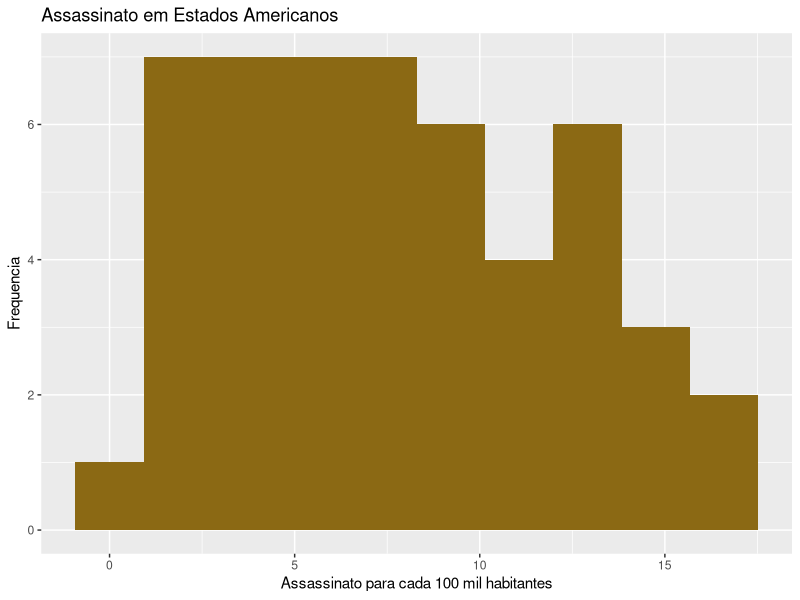
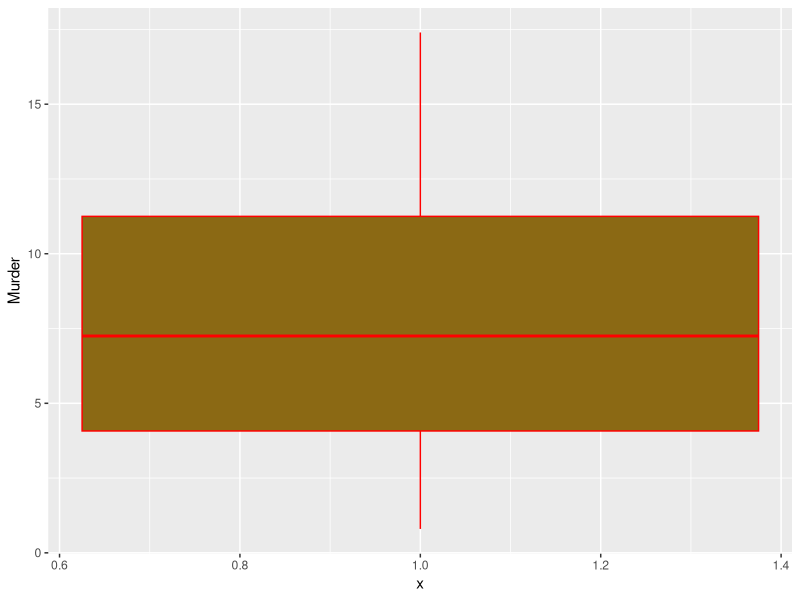
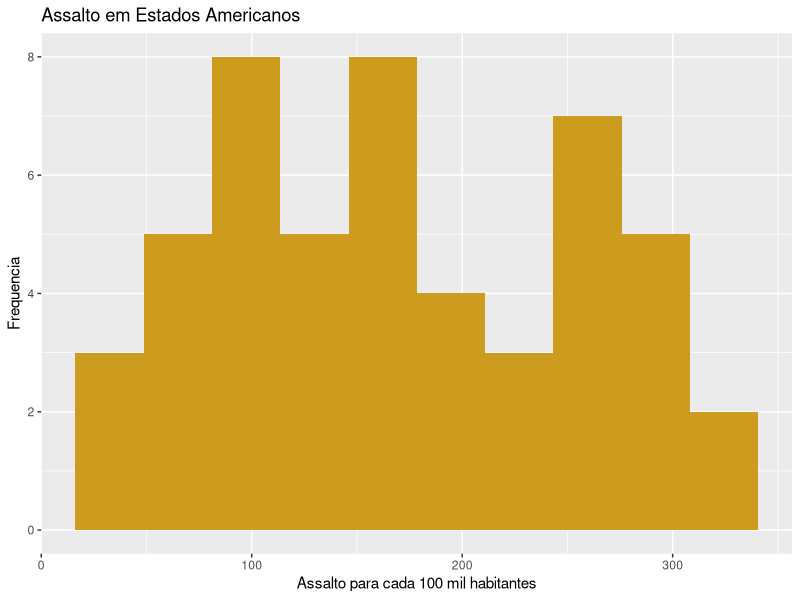
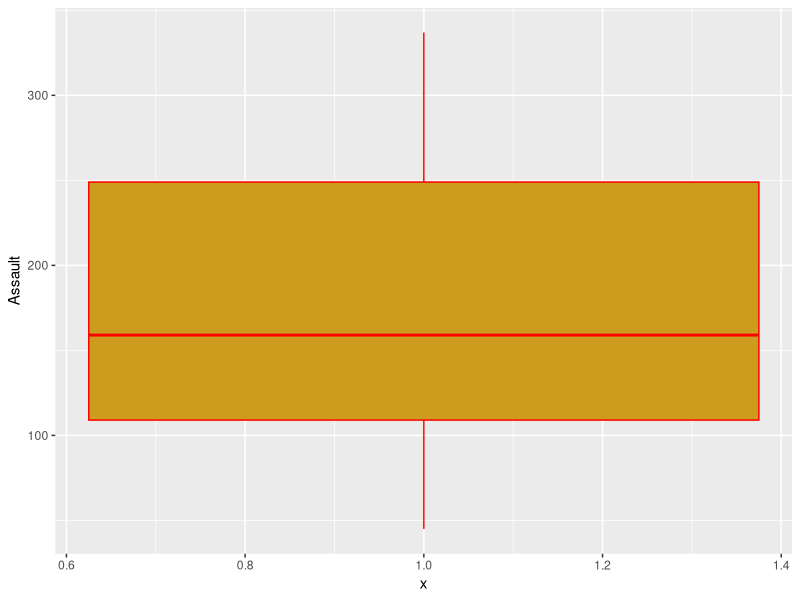
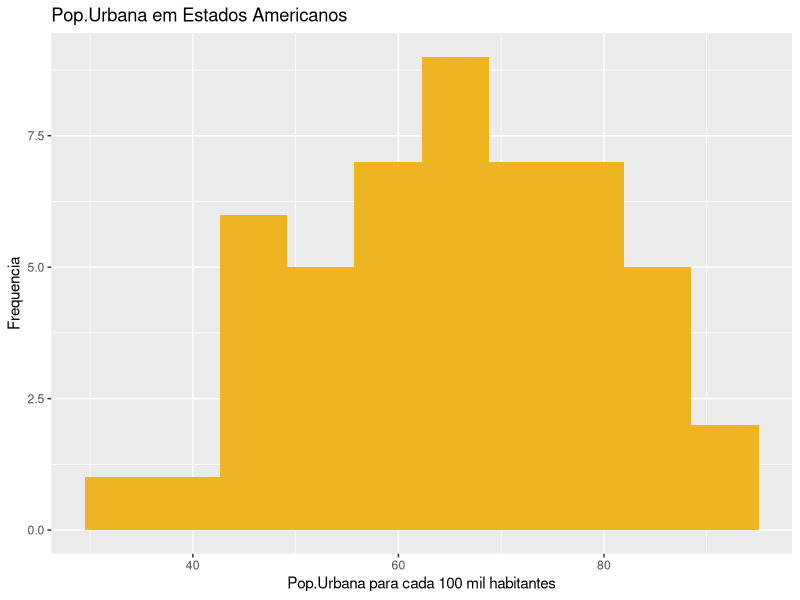
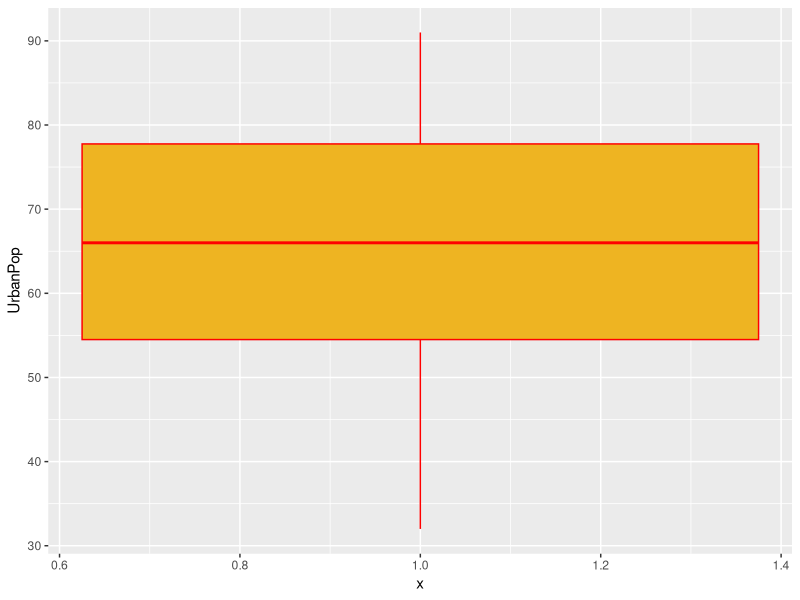
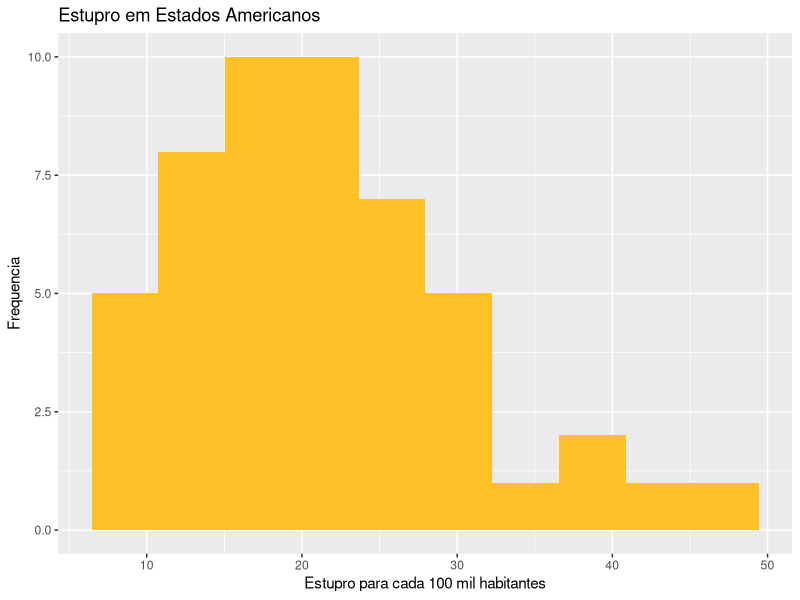
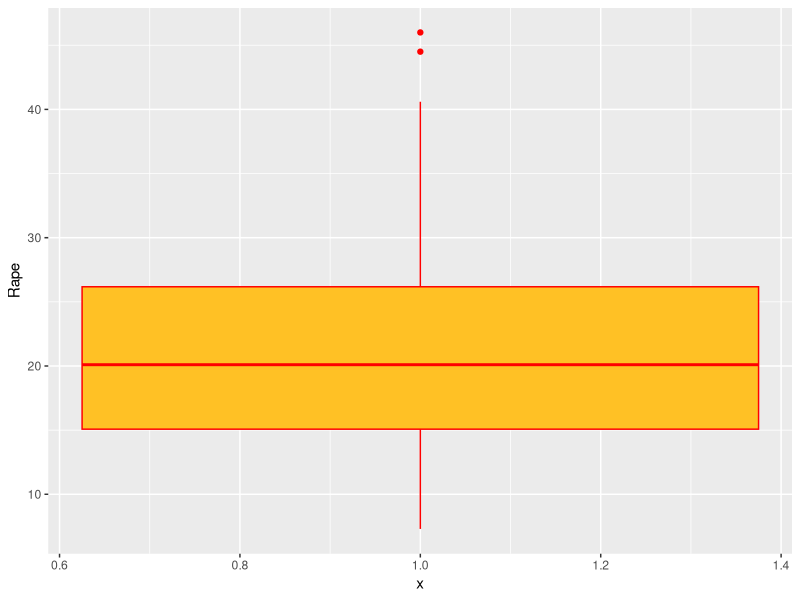

The R source for these figures, in order:
## ---- chunk 1
knitr::opts_chunk$set(echo = TRUE)
## ---- chunk 2
#install.packages("knitr")
#install.packages("rmarkdown")
#install.packages("dplyr")
#install.packages("tidyverse", dependencies = TRUE)
#install.packages("caTools")
#install.packages{"ggplot2"}
#install.packages('ggthemes')
#install.packages('ggrepel')

library(knitr)
library(rmarkdown)
library(dplyr)
library(tidyverse)
library(caTools)
library(ggplot2)
library(ggthemes)
library(ggrepel)
setwd("/home/sergio/Desktop")
## ---- chunk 3
# Carregar dataset USArrests
data(USArrests)
usa_arrest_dataset = USArrests
# Quantas variaveis existem neste dataset?
# linhas e colunas
dim(usa_arrest_dataset) 
# nomes das variáveis
names(usa_arrest_dataset) 
## ---- chunk 4
ggplot(usa_arrest_dataset) +
geom_histogram(mapping = aes(x = Murder), bins = 10, fill ='goldenrod4') +
labs(x = 'Assassinato para cada 100 mil habitantes',
y = 'Frequencia',
title = 'Assassinato em Estados Americanos')
## ---- chunk 5
ggplot(data = usa_arrest_dataset) +
geom_boxplot(mapping = aes(x = 1, y = Murder), color = 'red', fill = 'goldenrod4')
## ---- chunk 6
ggplot(usa_arrest_dataset) +
geom_histogram(mapping = aes(x = Assault), bins = 10, fill ='goldenrod3') +
labs(x = 'Assalto para cada 100 mil habitantes',
y = 'Frequencia',
title = 'Assalto em Estados Americanos')
## ---- chunk 7
ggplot(data = usa_arrest_dataset) +
geom_boxplot(mapping = aes(x = 1, y = Assault), color = 'red', fill = 'goldenrod3')
## ---- chunk 8
ggplot(usa_arrest_dataset) +
geom_histogram(mapping = aes(x = UrbanPop), bins = 10, fill ='goldenrod2') +
labs(x = 'Pop.Urbana para cada 100 mil habitantes',
y = 'Frequencia',
title = 'Pop.Urbana em Estados Americanos')
## ---- chunk 9
ggplot(data = usa_arrest_dataset) +
geom_boxplot(mapping = aes(x = 1, y = UrbanPop), color = 'red', fill = 'goldenrod2')
## ---- chunk 10
ggplot(usa_arrest_dataset) +
geom_histogram(mapping = aes(x = Rape), bins = 10, fill ='goldenrod1') +
labs(x = 'Estupro para cada 100 mil habitantes',
y = 'Frequencia',
title = 'Estupro em Estados Americanos')
## ---- chunk 11
ggplot(data = usa_arrest_dataset) +
geom_boxplot(mapping = aes(x = 1, y = Rape), color = 'red', fill = 'goldenrod1')
## ---- chunk 12
ggplot(usa_arrest_dataset, aes(x = Rape, y = UrbanPop)) +
geom_point(mapping = aes(x = Rape), color='blue', size=4) +
  labs(y = "Estupros",
    x = "População Urbana",
    title = "Relação entre Estupros e População Urbana") +
geom_smooth(se = FALSE, method = "lm") # <-- geom_smooth para acrescentar uma linha no grafico
## ---- chunk 13
# Carregar dataset mpg.
# Dados de economia de combustível de 1999 a 2008 para 38 modelos populares de carros
# Contém apenas modelos que tiveram um novo lançamento a cada ano entre 1999 e 2008.
# isso foi usado como um proxy para a popularidade do carro.
data(mpg)
mpg_dataset = mpg
# Quantas variaveis existem neste dataset?
# linhas e colunas
dim(mpg_dataset) 
# nomes das variáveis
names(mpg_dataset) 
## ---- chunk 14
ggplot(mpg_dataset, aes(x = displ, y = cty)) + 
geom_point(mapping = aes(x = displ), color = 'lightblue', size = 3) + 
labs(y = "Milhas por Galao na Cidade",
  x = "Cilindradas",
  title = "Relação entre Cilindradas e Milhas por Galao na Cidade") + 
geom_smooth(se = FALSE, method = "lm")  # <-- geom_smooth para acrescentar uma linha no grafico
## ---- chunk 15
ggplot(mpg_dataset, aes(x = displ, y = cty)) + 
geom_line(mapping = aes(x = displ), color = 'lightblue', size = 3) + 
labs(y = "Milhas por Galao na Cidade",
  x = "Cilindradas",
  title = "Relação entre Cilindradas e Milhas por Galao na Cidade") + 
geom_smooth(se = FALSE, method = "lm")  # <-- geom_smooth para acrescentar uma linha no grafico
## ---- chunk 16
ggplot(mpg_dataset) + 
geom_histogram(mapping = aes(x = displ), bins = 6, fill =rainbow(6), color='black') + 
labs(y = "Milhas por Galao na Cidade",
  x = "Cilindradas",
  title = "Relação entre Cilindradas e Milhas por Galao na Cidade")
## ---- chunk 17
ggplot(mpg_dataset) +
geom_density(mapping = aes(x = displ), kernel = 'gaussian') +
labs(y = "Milhas por Galao na Cidade",
  x = "Cilindradas",
  title = "Relação entre Cilindradas e Milhas por Galao na Cidade")
## ---- chunk 18
ggplot(mpg_dataset, aes(x = displ, y = cty)) + 
geom_point(mapping = aes(x = displ), color = 'lightblue', size = 3) + 
labs(y = "Milhas por Galao na Cidade",
  x = "Cilindradas",
  title = "Relação entre Cilindradas e Milhas por Galao na Cidade")
## ---- chunk 19
?mpg
## ---- chunk 20
mpg_dataset = mpg
str(mpg_dataset) # amostra de valores
dim(mpg_dataset) # dimensao (linhas e colunas)
head(mpg_dataset) # seis primeiras linhas
tail(mpg_dataset) # seis últimas linhas
summary(mpg_dataset) # sumário estatístico 
names(mpg_dataset) # nomes das variáveis
## ---- chunk 21
ggplot(mpg_dataset, aes(x = cyl, y = hwy)) +
geom_point(mapping = aes(x = cyl), color='blue', size=4) +
labs(y = "Desempenho (milhas por galao) na estrada",
x = "Numero de cilindros do veiculo",
title = "Relação de numero de cilindros VS desempenho na estrada") +
geom_smooth(se = FALSE, method = "lm") + # <-- geom_smooth para acrescentar uma linha no grafico
theme_dark()
## ---- chunk 22
#install.packages("gridExtra")
library(gridExtra)
## ---- chunk 23
histogran_01 <- ggplot(mpg_dataset) + 
  geom_histogram(mapping = aes(x = displ), fill = 'darkolivegreen4', color='black') +
  labs(x = 'Cilindradas',
       y = 'Quantidade',
       title = 'Cilindrada do motor em litros')

box_plot_01 <- ggplot(mpg_dataset) +
  geom_boxplot(mapping = aes(x = 1, y = displ), fill = 'darkolivegreen4', color='black') +
  labs(y = 'Cilindradas',
       title = 'Cilindrada do motor em litros')

histogran_02 <- ggplot(mpg_dataset) + 
  geom_histogram(mapping = aes(x = cty), fill = 'lightcoral', color='black') +
  labs(x = 'Milhas por Galao',
       y = 'Quantidade',
       title = 'Consumo dos Veiculos na cidade')

box_plot_02 <- ggplot(mpg_dataset) +
  geom_boxplot(mapping = aes(x = 1, y = cty), fill = 'lightcoral', color='black') +
  labs(y = 'Milhas por Galao',
       title = 'Consumo dos Veiculos na cidade')

grid.arrange(histogran_01, box_plot_01, histogran_02, box_plot_02, ncol = 2)
## ---- chunk 24
ggplot(mpg_dataset) + 
  geom_point(mapping = aes(x = displ, y = hwy, color = class)) + 
  facet_wrap(~ class, nrow = 2)
## ---- chunk 25
ggplot(mpg_dataset) + 
  geom_point(mapping = aes(x = drv, y = cyl, color = drv)) + 
  facet_grid(drv ~ cyl)
## ---- chunk 26
ggplot(mpg_dataset) + 
  geom_point(mapping = aes(x = drv, y = cyl, color = cyl)) + 
  facet_grid(. ~ cyl)
## ---- chunk 27
library(readxl)
homework2 = read_excel("homework2.xlsx")
## ---- chunk 28
ggplot(homework2, aes(y = as.numeric(HDI),  x = as.numeric(CPI))) +
  geom_point(color = 'red') 
## ---- chunk 29
ggplot(homework2, aes(y = as.numeric(HDI),  x = as.numeric(CPI))) +
  geom_point(aes(color = Region)) 
## ---- chunk 30
ggplot(homework2, aes(y = as.numeric(HDI),  x = as.numeric(CPI))) +
  geom_point(aes(color = Region, size = 3)) 
## ---- chunk 31
ggplot(homework2, aes(y = as.numeric(HDI),  x = as.numeric(CPI))) +
  geom_point(aes(color = Region, size = as.numeric(HDI))) 
## ---- chunk 32
ggplot(homework2, aes(y = as.numeric(HDI),  x = as.numeric(CPI))) +
  geom_point(aes(color = Region, size = as.numeric(HDI)))  +
  labs(y = "Indice de Desenvolvimento Humano (HDI)",
    x = "Percepção da corrupção (CPI)",
    title = "Relação entre Corrupção x Desenvolvimento Humano") 
## ---- chunk 33
x_title = expression (paste(italic("Corruption Perceptions Index, 2011 (10=least corrupt)")))
y_title = expression (paste(italic("Human Development Index, 2011 (1=best)")))
title   = expression (paste(bold("Corruption and human development")))
region_colors = c("darkgreen", "dodgerblue2","deepskyblue", "darkseagreen4", "darkorange1", "darkorange4")
region_names  = c("OECD", "Americas","Asia & Oceania", "Central & Eastern Europe", "Middle East & north Africa", "Sub-Saharan Africa")
# Select specific countries
pointsToLabel <- c("Russia", "Venezuela", "Iraq", "Myanmar", "Sudan",
                   "Afghanistan", "Congo", "Greece", "Argentina", "Brazil",
                   "India", "Italy", "China", "South Africa", "Spane",
                   "Botswana", "Cape Verde", "Bhutan", "Rwanda", "France",
                   "United States", "Germany", "Britain", "Barbados", "Norway", "Japan", "New Zealand", "Singapore", "Cuba")

ggplot(homework2, mapping = aes(y = as.numeric(HDI),  x = as.numeric(CPI))) +
  geom_point(aes(color = Region), fill="white", pch=21, size=2, stroke=1.5) +
  labs(y = y_title,
       x = x_title,
       title = title)  +
  theme_hc() +
  geom_text_repel(aes(label = Country), color = 'gray20',
                       data=subset(homework2, Country %in% pointsToLabel),
                       check_overlap = TRUE) +
  theme(legend.position = "top", axis.title.y = element_text(size = 10), legend.box = "horizontal") + 
  scale_linetype_manual(name = "", values = c("R²=56%" = "solid")) +
  scale_y_continuous(limits = c(0.2,1), breaks =seq(0.2,1,0.1)) +
  scale_x_continuous(limits = c(1,10), breaks =seq(1,10,1)) +  
  scale_color_manual(name = "", values = region_colors, labels = region_names) +
  geom_smooth(se = FALSE, method = "lm", aes(linetype = "R²=56%"), color="red", formula = y ~ log(x))  # <-- geom_smooth para acrescentar uma linha no grafico

## ---- chunk 34

ggplot(homework2, mapping = aes(y = as.numeric(HDI),  x = as.numeric(CPI))) +
  geom_point(aes(color = Region)) +
  geom_smooth(se = FALSE, method = "lm", color="red")
